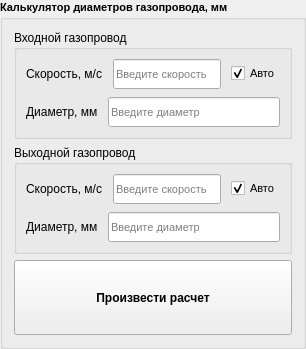
           <widget class="QGroupBox" name="groupBox">
            <property name="font">
             <font>
              <pointsize>8</pointsize>
              <weight>75</weight>
              <bold>true</bold>
             </font>
            </property>
            <property name="title">
             <string>Калькулятор диаметров газопровода, мм</string>
            </property>
            <layout class="QVBoxLayout" name="verticalLayout">
             <item>
              <layout class="QGridLayout" name="gridLayout_4">
               <item row="0" column="0">
                <widget class="QGroupBox" name="groupBox_2">
                 <property name="font">
                  <font>
                   <pointsize>9</pointsize>
                   <weight>50</weight>
                   <bold>false</bold>
                  </font>
                 </property>
                 <property name="title">
                  <string>Входной газопровод</string>
                 </property>
                 <layout class="QVBoxLayout" name="verticalLayout_8">
                  <property name="spacing">
                   <number>8</number>
                  </property>
                  <item>
                   <layout class="QHBoxLayout" name="horizontalLayout_5">
                    <property name="spacing">
                     <number>10</number>
                    </property>
                    <item>
                     <widget class="QLabel" name="label_10">
                      <property name="font">
                       <font>
                        <pointsize>9</pointsize>
                        <weight>50</weight>
                        <bold>false</bold>
                       </font>
                      </property>
                      <property name="text">
                       <string>Скорость, м/с</string>
                      </property>
                     </widget>
                    </item>
                    <item>
                     <widget class="QLineEdit" name="lineEdit_gas_speed_Input">
                      <property name="minimumSize">
                       <size>
                        <width>0</width>
                        <height>30</height>
                       </size>
                      </property>
                      <property name="font">
                       <font>
                        <pointsize>8</pointsize>
                        <weight>50</weight>
                        <bold>false</bold>
                       </font>
                      </property>
                      <property name="readOnly">
                       <bool>false</bool>
                      </property>
                      <property name="placeholderText">
                       <string>Введите скорость</string>
                      </property>
                     </widget>
                    </item>
                    <item>
                     <widget class="QCheckBox" name="QCB_Auto_Speed_In">
                      <property name="font">
                       <font>
                        <pointsize>8</pointsize>
                        <weight>50</weight>
                        <bold>false</bold>
                       </font>
                      </property>
                      <property name="text">
                       <string>Авто</string>
                      </property>
                      <property name="checked">
                       <bool>true</bool>
                      </property>
                     </widget>
                    </item>
                   </layout>
                  </item>
                  <item>
                   <layout class="QHBoxLayout" name="horizontalLayout_6">
                    <property name="spacing">
                     <number>10</number>
                    </property>
                    <item alignment="Qt::AlignLeft">
                     <widget class="QLabel" name="label_11">
                      <property name="font">
                       <font>
                        <pointsize>9</pointsize>
                        <weight>50</weight>
                        <bold>false</bold>
                       </font>
                      </property>
                      <property name="text">
                       <string>Диаметр, мм</string>
                      </property>
                     </widget>
                    </item>
                    <item>
                     <widget class="QLineEdit" name="lineEdit_diameter_of_gas_pipeline_Input">
                      <property name="minimumSize">
                       <size>
                        <width>0</width>
                        <height>30</height>
                       </size>
                      </property>
                      <property name="font">
                       <font>
                        <pointsize>8</pointsize>
                        <weight>50</weight>
                        <bold>false</bold>
                       </font>
                      </property>
                      <property name="placeholderText">
                       <string>Введите диаметр</string>
                      </property>
                     </widget>
                    </item>
                   </layout>
                  </item>
                 </layout>
                </widget>
               </item>
               <item row="1" column="0">
                <widget class="QGroupBox" name="groupBox_3">
                 <property name="font">
                  <font>
                   <pointsize>9</pointsize>
                   <weight>50</weight>
                   <bold>false</bold>
                  </font>
                 </property>
                 <property name="title">
                  <string>Выходной газопровод</string>
                 </property>
                 <layout class="QVBoxLayout" name="verticalLayout_9">
                  <property name="spacing">
                   <number>8</number>
                  </property>
                  <item>
                   <layout class="QHBoxLayout" name="horizontalLayout_9">
                    <property name="spacing">
                     <number>10</number>
                    </property>
                    <item>
                     <widget class="QLabel" name="label_14">
                      <property name="font">
                       <font>
                        <pointsize>9</pointsize>
                        <weight>50</weight>
                        <bold>false</bold>
                       </font>
                      </property>
                      <property name="text">
                       <string>Скорость, м/с</string>
                      </property>
                     </widget>
                    </item>
                    <item>
                     <widget class="QLineEdit" name="lineEdit_gas_speed_Output">
                      <property name="minimumSize">
                       <size>
                        <width>0</width>
                        <height>30</height>
                       </size>
                      </property>
                      <property name="font">
                       <font>
                        <pointsize>8</pointsize>
                        <weight>50</weight>
                        <bold>false</bold>
                       </font>
                      </property>
                      <property name="readOnly">
                       <bool>false</bool>
                      </property>
                      <property name="placeholderText">
                       <string>Введите скорость</string>
                      </property>
                     </widget>
                    </item>
                    <item alignment="Qt::AlignLeft">
                     <widget class="QCheckBox" name="QCB_Auto_Speed_Out">
                      <property name="font">
                       <font>
                        <pointsize>8</pointsize>
                        <weight>50</weight>
                        <bold>false</bold>
                       </font>
                      </property>
                      <property name="text">
                       <string>Авто</string>
                      </property>
                      <property name="checked">
                       <bool>true</bool>
                      </property>
                     </widget>
                    </item>
                   </layout>
                  </item>
                  <item>
                   <layout class="QHBoxLayout" name="horizontalLayout_10">
                    <property name="spacing">
                     <number>10</number>
                    </property>
                    <item>
                     <widget class="QLabel" name="label_15">
                      <property name="font">
                       <font>
                        <pointsize>9</pointsize>
                        <weight>50</weight>
                        <bold>false</bold>
                       </font>
                      </property>
                      <property name="text">
                       <string>Диаметр, мм</string>
                      </property>
                     </widget>
                    </item>
                    <item>
                     <widget class="QLineEdit" name="lineEdit_diameter_of_gas_pipeline_Output">
                      <property name="minimumSize">
                       <size>
                        <width>0</width>
                        <height>30</height>
                       </size>
                      </property>
                      <property name="font">
                       <font>
                        <pointsize>8</pointsize>
                        <weight>50</weight>
                        <bold>false</bold>
                       </font>
                      </property>
                      <property name="placeholderText">
                       <string>Введите диаметр</string>
                      </property>
                     </widget>
                    </item>
                   </layout>
                  </item>
                 </layout>
                </widget>
               </item>
              </layout>
             </item>
             <item>
              <widget class="QPushButton" name="pushButton_make_calculation">
               <property name="sizePolicy">
                <sizepolicy hsizetype="Minimum" vsizetype="Minimum">
                 <horstretch>0</horstretch>
                 <verstretch>0</verstretch>
                </sizepolicy>
               </property>
               <property name="minimumSize">
                <size>
                 <width>250</width>
                 <height>75</height>
                </size>
               </property>
               <property name="font">
                <font>
                 <pointsize>9</pointsize>
                 <weight>75</weight>
                 <bold>true</bold>
                </font>
               </property>
               <property name="text">
                <string>Произвести расчет</string>
               </property>
              </widget>
             </item>
            </layout>
           </widget>
